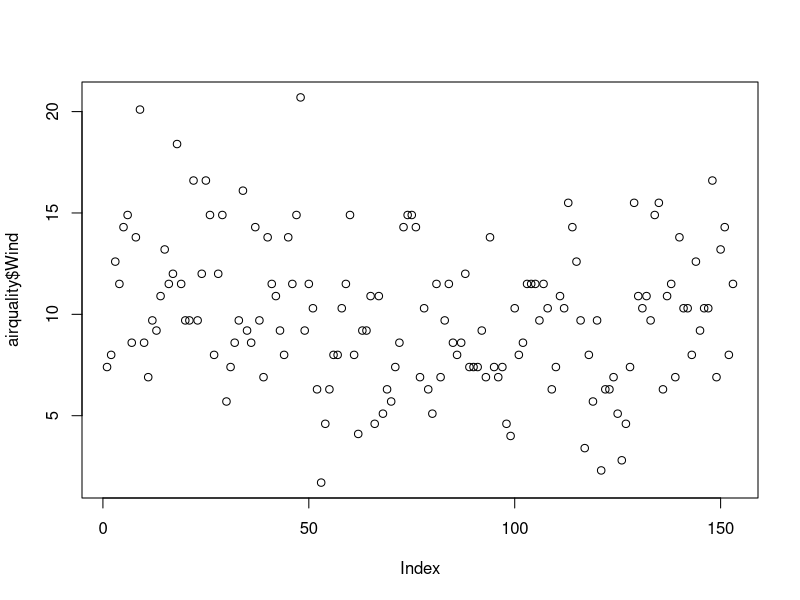
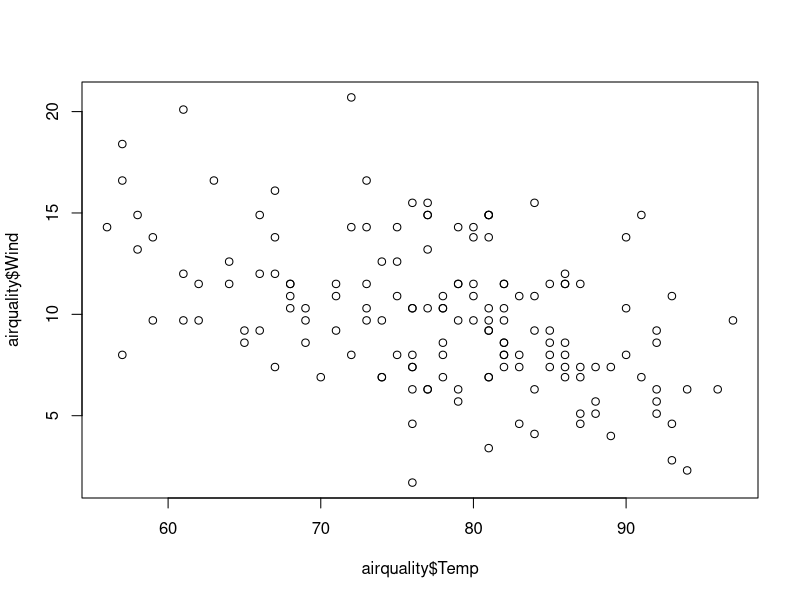
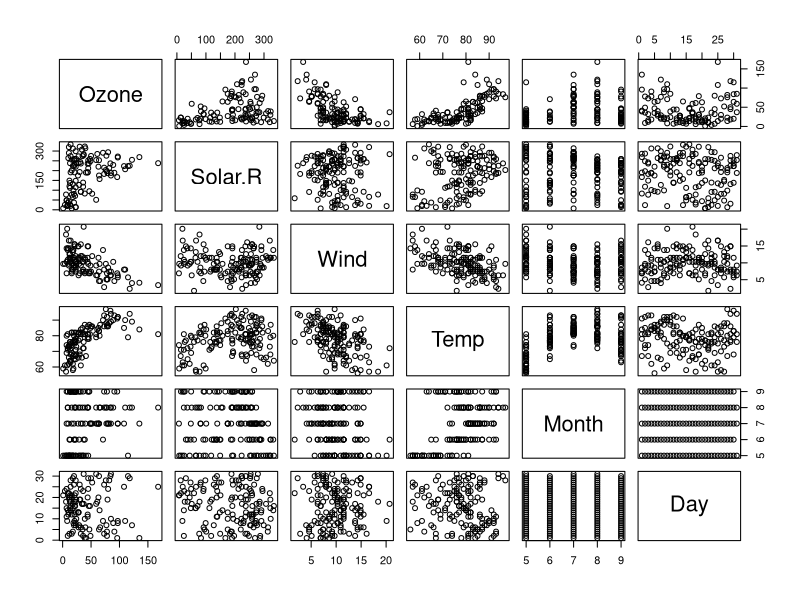
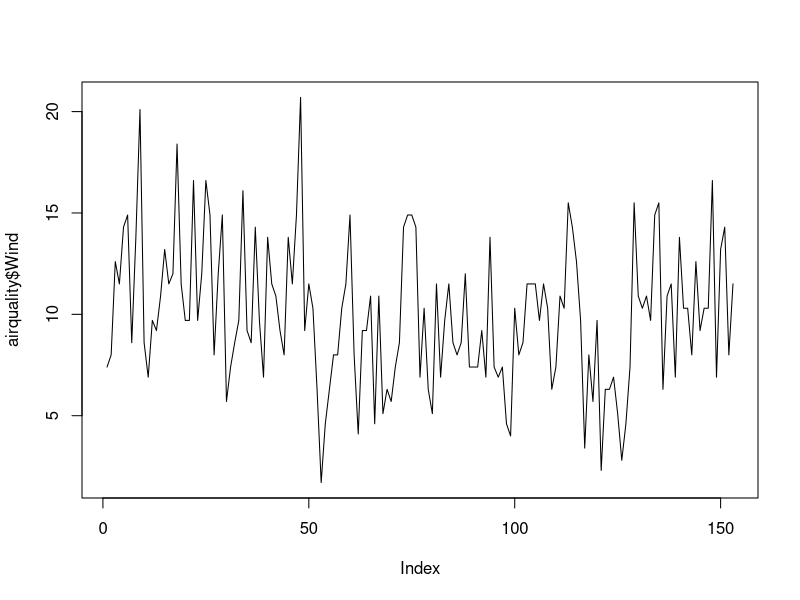
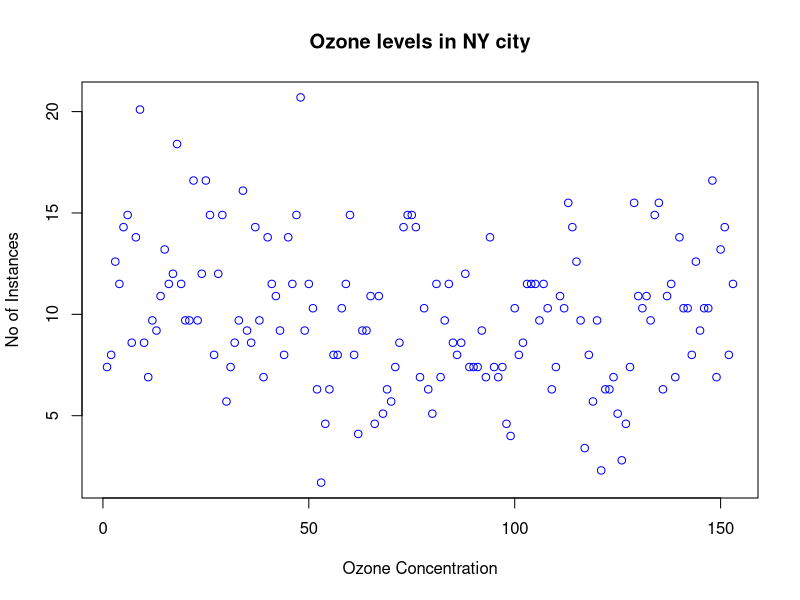
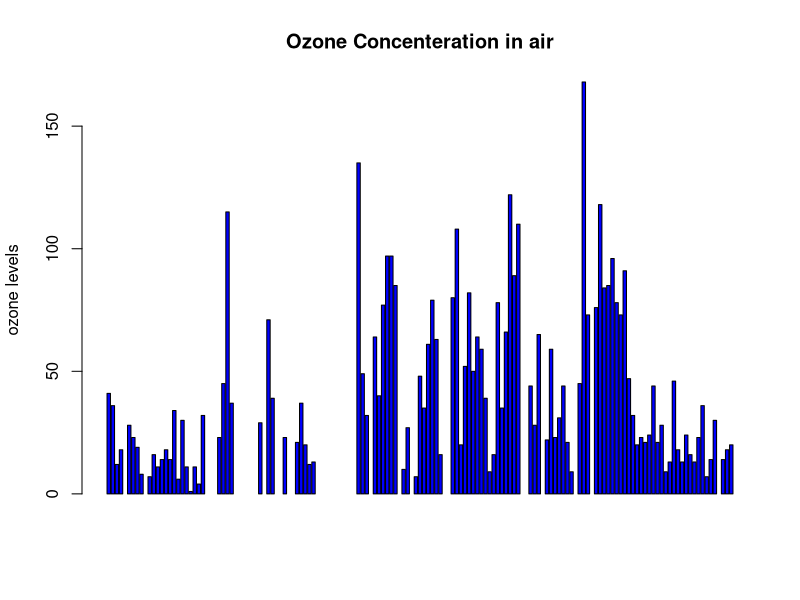
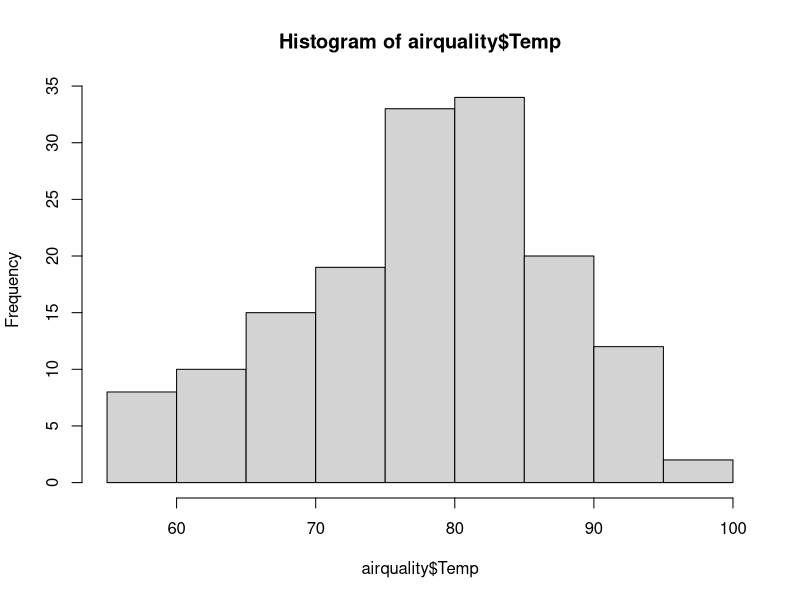
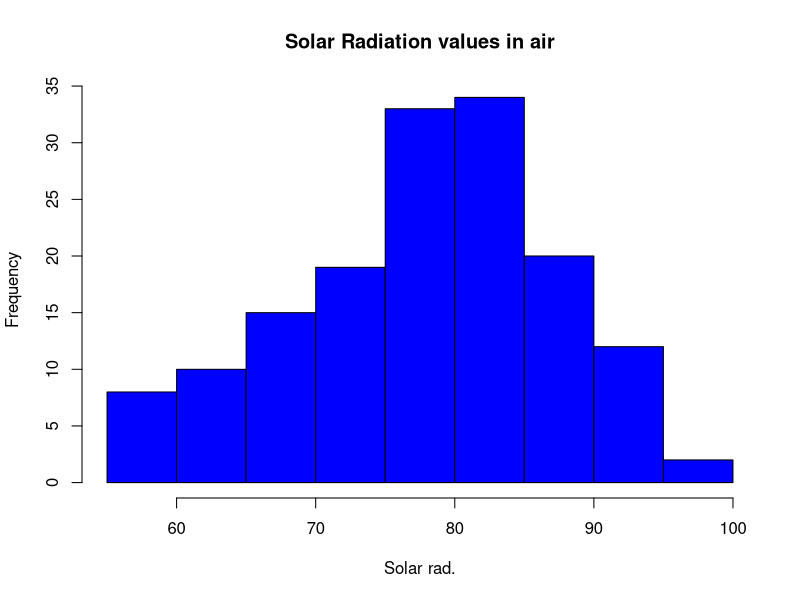

These figures' R source, in order:
#creating data frame airquality
airquality <- datasets::airquality

#initial observation of data-set
head(airquality,10)
tail(airquality,10)

#statistical summary of the data-set and wind dimention
summary(airquality)
summary(airquality$Wind) 

#scatter plot for Wind, Temp vs Wind and complete dataframe
plot(airquality$Wind)
plot(airquality$Temp,airquality$Wind,type="p")
plot(airquality)

# using lines for data-points rather than points
plot(airquality$Wind, type= "l") # p: points, l: lines,b: both

#Plotting Ozone levels in New York City
plot(airquality$Wind, xlab = 'Ozone Concentration', 
     ylab = 'No of Instances', main = 'Ozone levels in NY city',
     col = 'blue')

# Horizontal bar plot for Ozone concentration in air
barplot(airquality$Ozone, main = 'Ozone Concenteration in air',
        ylab = 'ozone levels', col= 'blue',horiz = F,axes=T)

#Histogram for air quality and solar radiation values in air
hist(airquality$Temp)
hist(airquality$Temp, 
     main = 'Solar Radiation values in air',
     xlab = 'Solar rad.', col='blue')

#Single box plot for wind
boxplot(airquality$Wind,main="Boxplot")

# Multiple box plots for ozone, solar r., wind and temp.
boxplot(airquality[,1:4],main='Multiple')

#plotting multiple graphs in one dashboard
#margin of the grid(mar), 
#no of rows and columns(mfrow), 
#whether a border is to be included(bty) 
#and position of the labels(las: 1 for horizontal, las: 0 for vertical)
#bty - box around the plot
par(mfrow=c(3,3),mar=c(2,5,2,1),  las=0, bty="o")
plot(airquality$Ozone)
plot(airquality$Ozone, airquality$Wind)
plot(airquality$Ozone, type= "l")
plot(airquality$Ozone, type= "l")
plot(airquality$Ozone, type= "l")
barplot(airquality$Ozone, main = 'Ozone Concenteration in air',
        xlab = 'ozone levels', col='green',horiz = TRUE)
hist(airquality$Solar.R)
boxplot(airquality$Solar.R)
boxplot(airquality[,0:4], main='Multiple Box plots')

